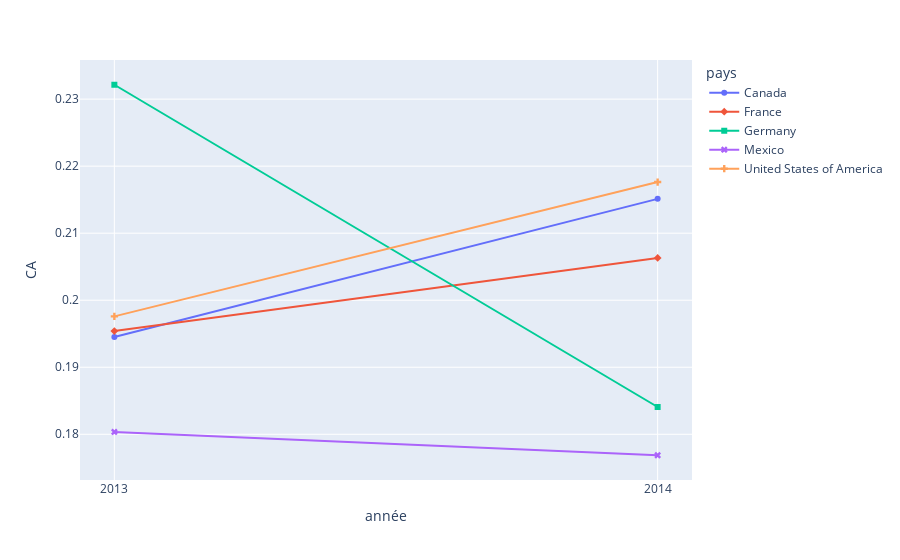

Write notebook code for a chart like this one.
### Code cell
df_ca = px.line(df_pays_pourcentage, x='année', y='CA', color='pays', symbol='pays',category_orders={"mois": ["January", "February", "March", "April", "May", "June", "July", "August", "September", "October", "November", "December"]})
df_ca.show()

### Figure 1 — Plotly figure (JSON) as saved in the notebook; plotly's stock layout.template omitted (floating-point values rounded to 4 significant figures)
{"data": [{"hovertemplate": "pays=Canada<br>année=%{x}<br>CA=%{y}<extra></extra>", "legendgroup": "Canada", "line": {"color": "#636efa", "dash": "solid"}, "marker": {"symbol": "circle"}, "mode": "markers+lines", "name": "Canada", "orientation": "v", "showlegend": true, "type": "scatter", "x": ["2013", "2014"], "xaxis": "x", "y": [0.1945, 0.2151], "yaxis": "y"}, {"hovertemplate": "pays=France<br>année=%{x}<br>CA=%{y}<extra></extra>", "legendgroup": "France", "line": {"color": "#EF553B", "dash": "solid"}, "marker": {"symbol": "diamond"}, "mode": "markers+lines", "name": "France", "orientation": "v", "showlegend": true, "type": "scatter", "x": ["2013", "2014"], "xaxis": "x", "y": [0.1954, 0.2063], "yaxis": "y"}, {"hovertemplate": "pays=Germany<br>année=%{x}<br>CA=%{y}<extra></extra>", "legendgroup": "Germany", "line": {"color": "#00cc96", "dash": "solid"}, "marker": {"symbol": "square"}, "mode": "markers+lines", "name": "Germany", "orientation": "v", "showlegend": true, "type": "scatter", "x": ["2013", "2014"], "xaxis": "x", "y": [0.2321, 0.1841], "yaxis": "y"}, {"hovertemplate": "pays=Mexico<br>année=%{x}<br>CA=%{y}<extra></extra>", "legendgroup": "Mexico", "line": {"color": "#ab63fa", "dash": "solid"}, "marker": {"symbol": "x"}, "mode": "markers+lines", "name": "Mexico", "orientation": "v", "showlegend": true, "type": "scatter", "x": ["2013", "2014"], "xaxis": "x", "y": [0.1803, 0.1769], "yaxis": "y"}, {"hovertemplate": "pays=United States of America<br>année=%{x}<br>CA=%{y}<extra></extra>", "legendgroup": "United States of America", "line": {"color": "#FFA15A", "dash": "solid"}, "marker": {"symbol": "cross"}, "mode": "markers+lines", "name": "United States of America", "orientation": "v", "showlegend": true, "type": "scatter", "x": ["2013", "2014"], "xaxis": "x", "y": [0.1976, 0.2176], "yaxis": "y"}], "layout": {"legend": {"title": {"text": "pays"}, "tracegroupgap": 0}, "margin": {"t": 60}, "xaxis": {"anchor": "y", "domain": [0, 1], "title": {"text": "année"}}, "yaxis": {"anchor": "x", "domain": [0, 1], "title": {"text": "CA"}}}}
